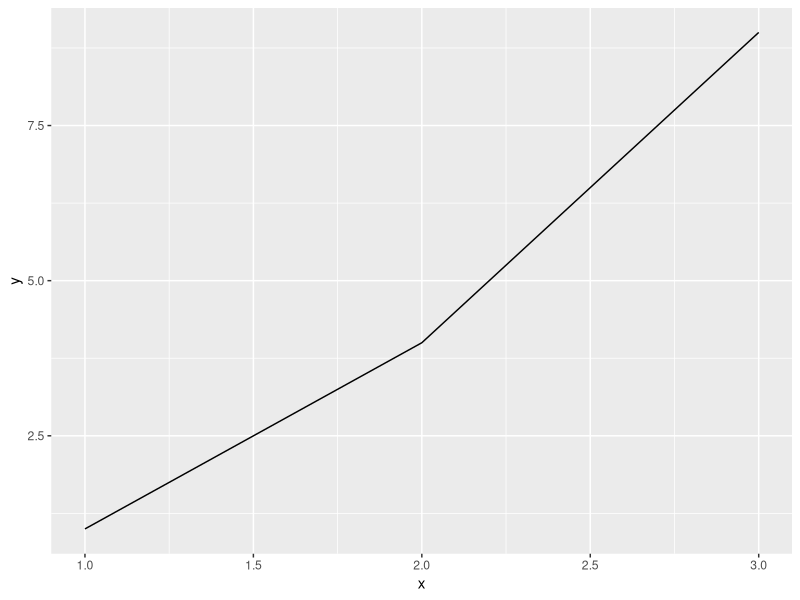

Source code (R):
## ---- chunk 1
knitr::opts_chunk$set(echo = TRUE)
## ---- chunk 2
# install.packages("ggplot2")  # only need to run this once ever for each computer
library(ggplot2)
## ---- chunk 3
# Plot the x and y columns from the dataframe `data`
data = data.frame(x=c(1,2,3), y=c(1,4,9))
p = ggplot(data) + geom_line(aes(x,y))
p
